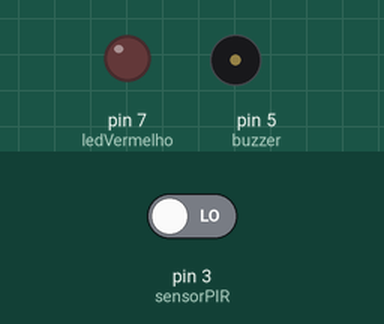
Bench run of a sketch on a simulated Arduino Uno, built with avr-gcc and run on an emulated ATmega328P. Parts: output pins drawn as LEDs (lit = HIGH), buzzer (waves = sounding). Inputs (shaded band) come from the test bench; at power-on: pin 3 (sensorPIR) LOW.

Above: at 3.2 s.
3.3 s: pin 3 (sensorPIR) driven HIGH
At 3.8 s:
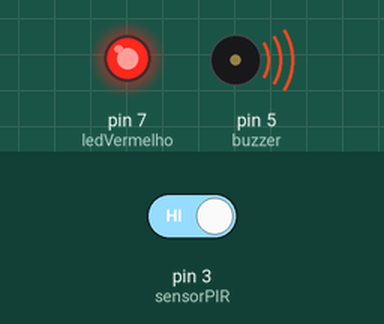
4.8 s: pin 3 (sensorPIR) driven LOW
At 6.2 s:
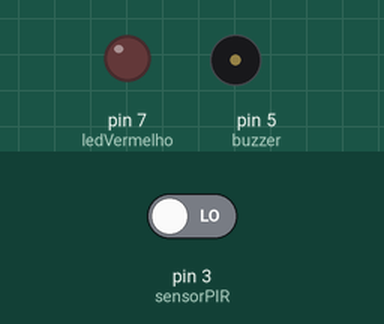
Timing chart, 0 to 7.8 s (numbered marks = the images above; inputs shaded):
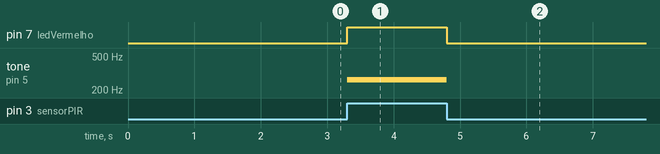

The sketch:

AlarmeComsensorptr1.ino
```cpp
int sensorPIR = 3;
int buzzer = 5;
int ledVermelho = 7; // Pino do LED vermelho

void setup() {
  pinMode(sensorPIR, INPUT);
  pinMode(buzzer, OUTPUT);
  pinMode(ledVermelho, OUTPUT); // Define o LED vermelho como saída
  delay(2000); // Espera 2 segundos para estabilizar o sensor
}

void loop() {
  int detectarPresenca = digitalRead(sensorPIR);

  if (detectarPresenca == HIGH) { // Verifica se há presença
    tone(buzzer, 264);
    digitalWrite(ledVermelho, HIGH); // Apaga o LED vermelho
  } else {
    noTone(buzzer);
    digitalWrite(ledVermelho, LOW); // Acende o LED vermelho
  }
}
```

Measured:
- after the input at 3.3 s, pin 7 (ledVermelho): LOW → HIGH at once; tone on pin 5 (buzzer): silent → 264 Hz at once
- after the input at 4.8 s, pin 7 (ledVermelho): HIGH → LOW at once; tone on pin 5 (buzzer): 264 Hz → silent at once
